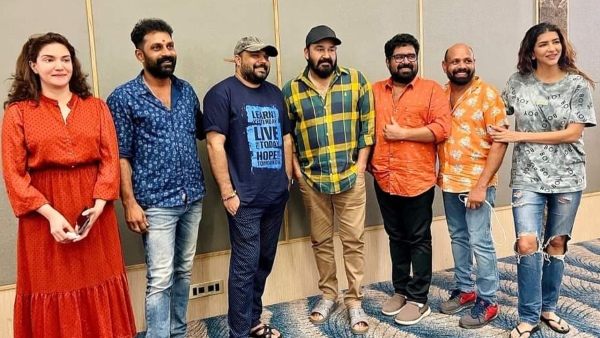
#> input picture monster cast.jpg, 600 x 338 px, found by its file name
$ jupyter execute 'face _detection.ipynb'
#> lines starting #> are read from the running program, lines starting #| are printed output that depends on the picture
[cell 1]
import cv2
img=cv2.imread(r'D:\Computer Vision\OpenCv\face detection\monster cast.jpg')
#> img is the input picture: shape (338, 600, 3); mean B, G, R 104.2, 118.1, 150.9
img

[cell 2]
import matplotlib.pyplot as plt
plt.imshow(img)

[cell 3]
converted_img=cv2.cvtColor(img,cv2.COLOR_BGR2RGB)
plt.imshow(converted_img)

[cell 4]
face_detect_classifier=cv2.CascadeClassifier(r'D:\Computer Vision\OpenCv\face detection\haarcascade_frontalface_default.xml')

[cell 5]
face_detect_classifier

[cell 6]
#gray scale image have better results.
img_gray=cv2.cvtColor(img,cv2.COLOR_BGR2GRAY)
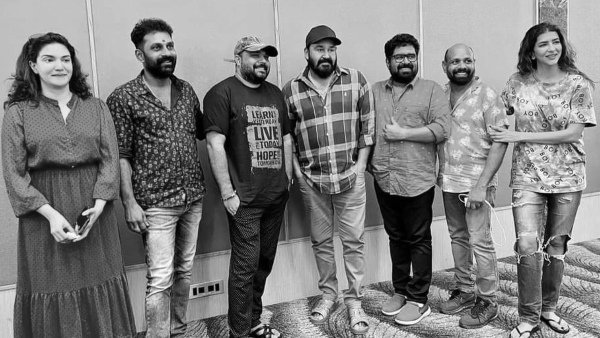
#> img_gray: shape (338, 600); min 0, max 254, mean 126.3

[cell 7]
face=face_detect_classifier.detectMultiScale(img_gray,scaleFactor=1.1,minNeighbors=5)
#> face = [[533, 30, 33, 33], [514, 220, 28, 28], [388, 43, 36, 36], [33, 41, 48, 48], [445, 49, 32, 32], [306, 33, 42, 42], [431, 140, 57, 57]]
face
#> Out has the same summary as face

[cell 8]
len(face)
#> Out = 7

[cell 9]
for (x,y,w,h) in face:
    cv2.rectangle(converted_img,(x,y),(x+w,y+h),color=(0,255,0),thickness=4)
#> this loop made 7 passes
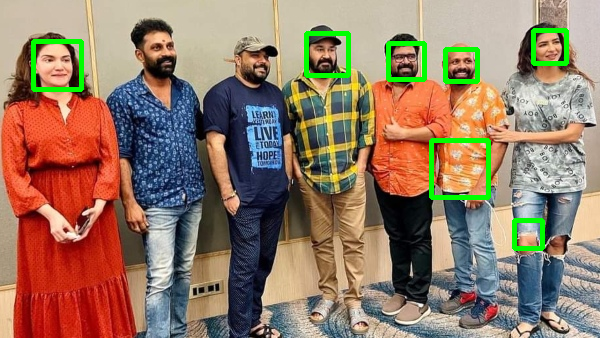
#> converted_img: shape (338, 600, 3); mean R, G, B 147.2, 122.1, 101.8
plt.imshow(converted_img)

[cell 10]
video=cv2.VideoCapture(r'D:\Computer Vision\OpenCv\face detection\video.mp4')
while True:
    success,frame=video.read()
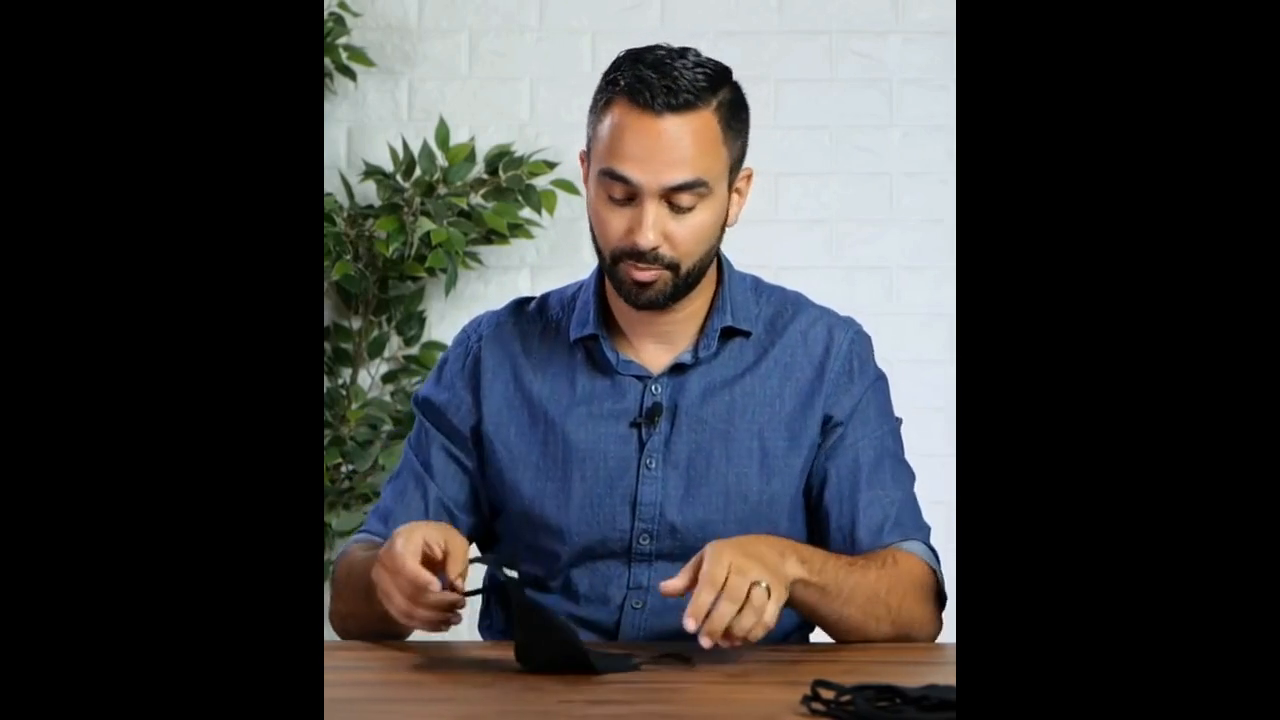
#> input picture frame 45 of video.mp4, 1280 x 720 px
#> frame is the input picture: shape (720, 1280, 3); mean B, G, R 60.6, 59.1, 58.9
    gray=cv2.cvtColor(frame,cv2.COLOR_BGR2GRAY)
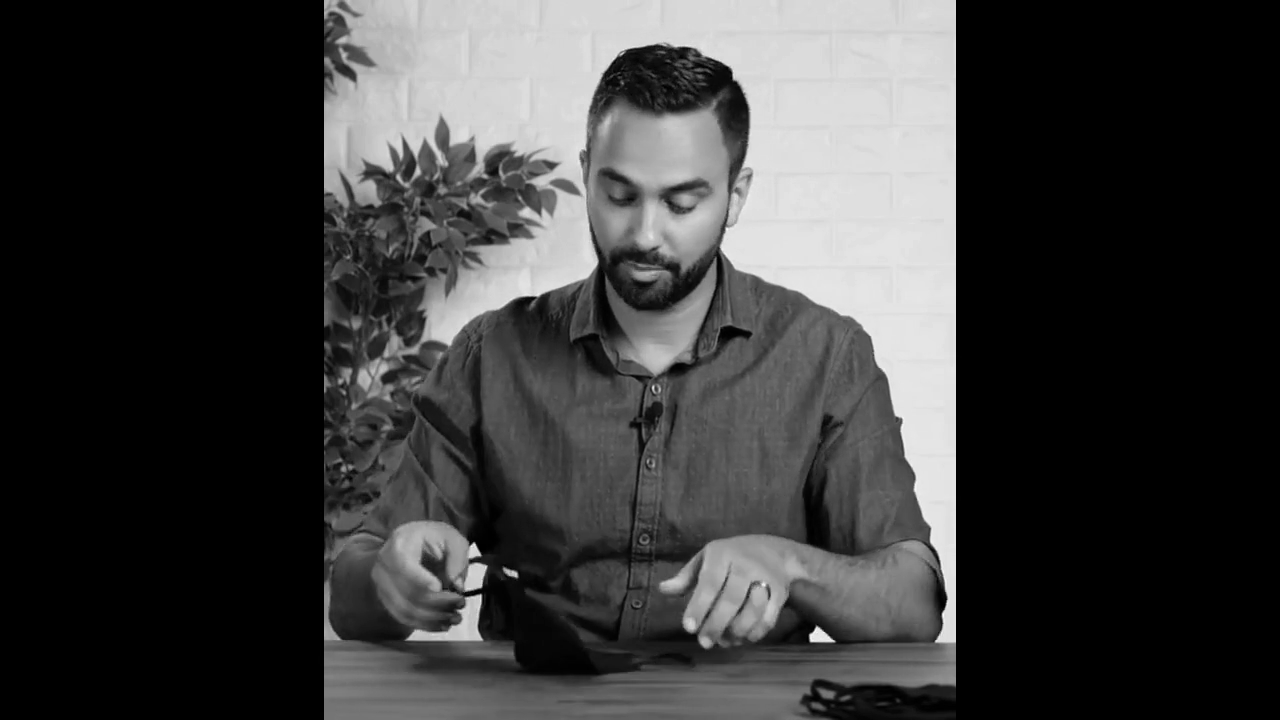
#> gray: shape (720, 1280); min 0, max 251, mean 59.2
    faces=face_detect_classifier.detectMultiScale(gray,scaleFactor=1.1,minNeighbors=10)
#> faces = [[558, 129, 180, 180]]
    print(len(faces))
#| 1
    for (x,y,w,h) in faces:
        cv2.rectangle(frame,(x,y),(x+w,y+h),(0,255,0),thickness=3)
        cv2.imshow('Video',frame)
        if cv2.waitKey(1) & 0XFF==ord('k'):
                 break
#> this loop made 1 pass; (key Esc is pressed on pass 1)
#> pass 1, `cv2.imshow('Video',frame)`:
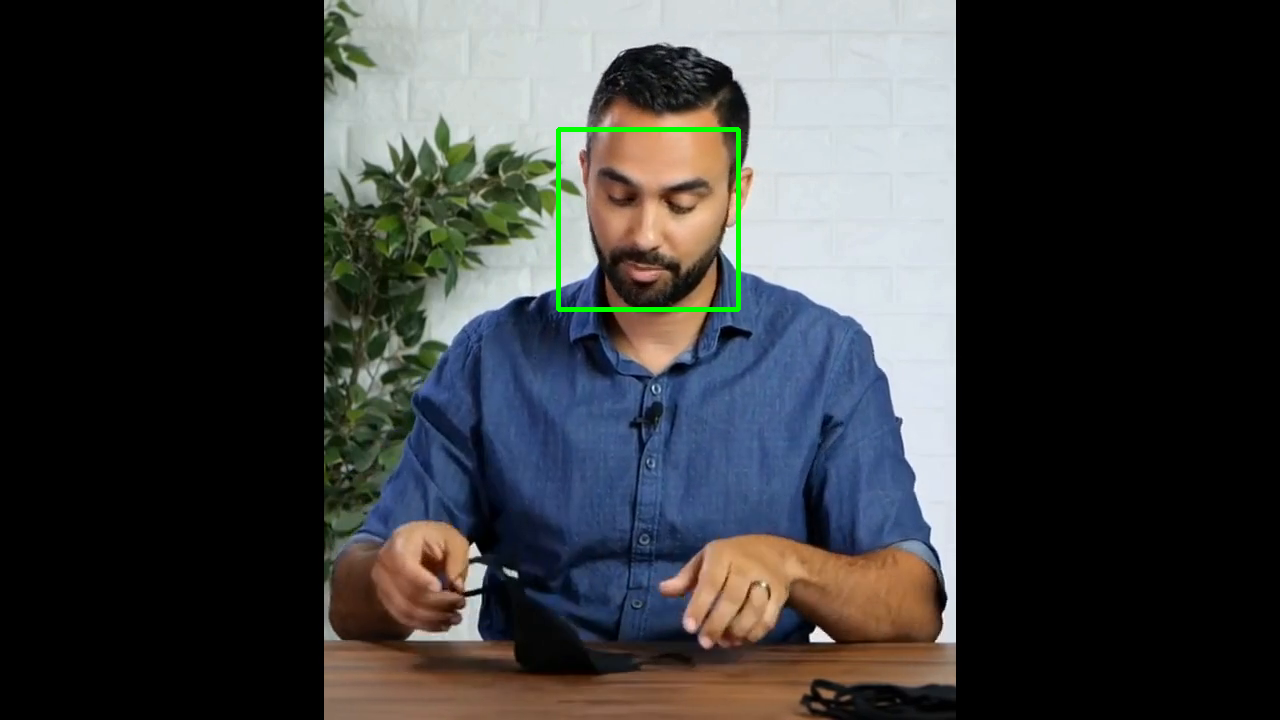
#> window 'Video': shape (720, 1280, 3); mean B, G, R 60.1, 59.5, 58.3
video.release()
cv2.destroyAllWindows()
